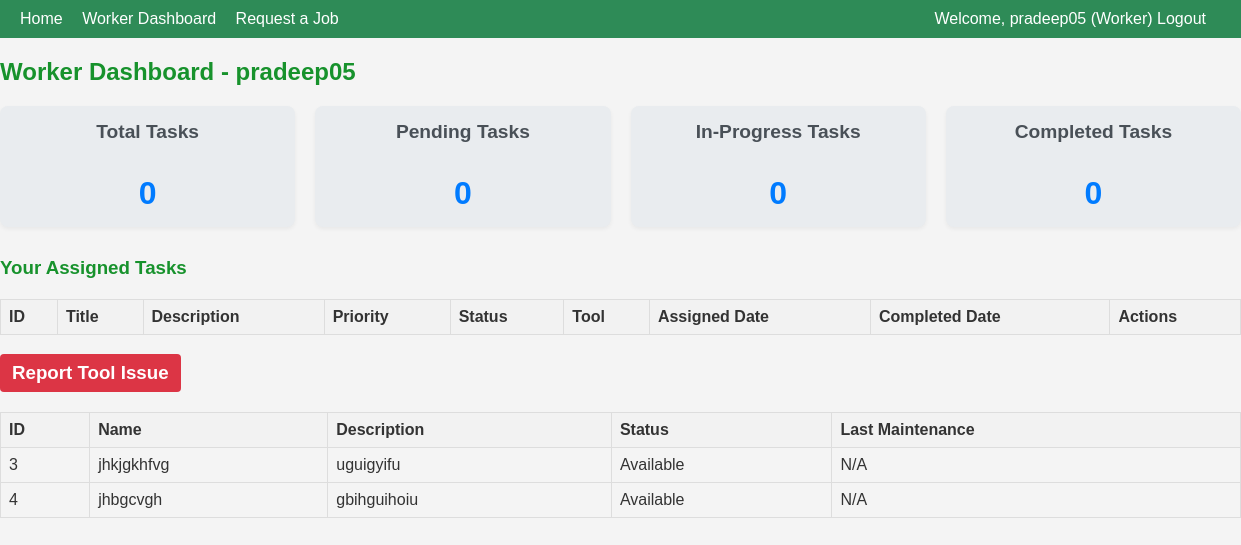
/worker/dashboard (signed in), run on an earlier commit of the app's database.
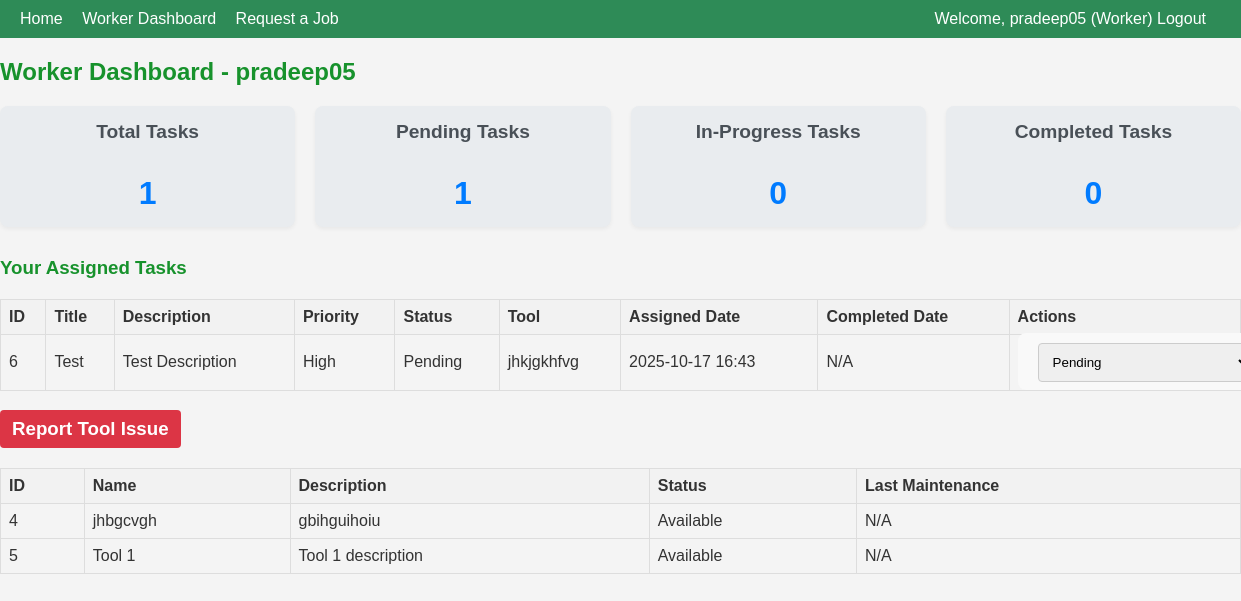
And on a later commit of the database.
### models.py (models this page shows, shortened)
class Tool(db.Model):
    id = db.Column(db.Integer, primary_key=True)
    name = db.Column(db.String(100), nullable=False)
    description = db.Column(db.Text, nullable=True)
    status = db.Column(db.String(20), nullable=False, default='Available') # Available, In-Use, Maintenance
    last_maintenance = db.Column(db.DateTime, nullable=True)
    tasks = db.relationship('Task', backref='tool', lazy=True)
    issues = db.relationship('ToolIssue', backref='tool_affected', lazy=True)
    job_requests = db.relationship('JobRequest', backref='tool', lazy=True)

class Task(db.Model):
    id = db.Column(db.Integer, primary_key=True)
    title = db.Column(db.String(100), nullable=False)
    description = db.Column(db.Text, nullable=True)
    priority = db.Column(db.String(20), nullable=False, default='Medium') # Low, Medium, High
    status = db.Column(db.String(20), nullable=False, default='Pending') # Pending, In-Progress, Completed
    assigned_date = db.Column(db.DateTime, nullable=False, default=datetime.utcnow)
    completed_date = db.Column(db.DateTime, nullable=True)
    worker_id = db.Column(db.Integer, db.ForeignKey('user.id'), nullable=False)
    tool_id = db.Column(db.Integer, db.ForeignKey('tool.id'), nullable=True) # Task might not require a specific tool

### app.py (the view)
@app.route('/worker/dashboard')
@worker_required
def worker_dashboard():
    assigned_tasks = Task.query.filter_by(worker_id=current_user.id).order_by(Task.assigned_date.desc()).all()
    available_tools = Tool.query.filter_by(status='Available').all()
    your_job_requests = JobRequest.query.filter_by(worker_id=current_user.id).order_by(JobRequest.requested_date.desc()).all() # Worker's own job requests
    total_tasks = len(assigned_tasks)
    pending_tasks = len([task for task in assigned_tasks if task.status == 'Pending'])
    in_progress_tasks = len([task for task in assigned_tasks if task.status == 'In-Progress'])
    completed_tasks = len([task for task in assigned_tasks if task.status == 'Completed'])
    task_forms = {}
    for task in assigned_tasks:
        form = UpdateTaskStatusForm(obj=task)
        task_forms[task.id] = form
    return render_template('worker/dashboard.html',
                           assigned_tasks=assigned_tasks,
                           available_tools=available_tools,
                           your_job_requests=your_job_requests, # Pass worker's own job requests
                           total_tasks=total_tasks,
                           pending_tasks=pending_tasks,
                           in_progress_tasks=in_progress_tasks,
                           completed_tasks=completed_tasks,
                           task_forms=task_forms)

### forms.py
class UpdateTaskStatusForm(FlaskForm):
    status = SelectField('Status', choices=[('Pending', 'Pending'), ('In-Progress', 'In-Progress'), ('Completed', 'Completed')], validators=[DataRequired()])
    submit = SubmitField('Update Status')

### app.py (called while the page is built)
@login_manager.user_loader
def load_user(user_id):
    return User.query.get(int(user_id))

### templates/worker/dashboard.html (shortened to what this page needs)
{% extends "base.html" %}
{% block content %}
    <h2>Worker Dashboard - {{ current_user.username }}</h2>
    <div class="dashboard-stats">
        <div class="stat-card">
            <h3>Total Tasks</h3>
            <p>{{ total_tasks }}</p>
        </div>
        <div class="stat-card">
            <h3>Pending Tasks</h3>
            <p>{{ pending_tasks }}</p>
        </div>
        <div class="stat-card">
            <h3>In-Progress Tasks</h3>
            <p>{{ in_progress_tasks }}</p>
        </div>
        <div class="stat-card">
            <h3>Completed Tasks</h3>
            <p>{{ completed_tasks }}</p>
        </div>
    </div>
    <h3>Your Assigned Tasks</h3>
    <table>
        <thead>
            <tr>
                <th>ID</th>
                <th>Title</th>
                <th>Description</th>
                <th>Priority</th>
                <th>Status</th>
                <th>Tool</th>
                <th>Assigned Date</th>
                <th>Completed Date</th>
                <th>Actions</th>
            </tr>
        </thead>
        <tbody>
            {% for task in assigned_tasks %}
            <tr>
                <td>{{ task.id }}</td>
                <td>{{ task.title }}</td>
                <td>{{ task.description }}</td>
                <td>{{ task.priority }}</td>
                <td>{{ task.status }}</td>
                <td>{{ task.tool.name if task.tool else 'N/A' }}</td>
                <td>{{ task.assigned_date.strftime('%Y-%m-%d %H:%M') }}</td>
                <td>{{ task.completed_date.strftime('%Y-%m-%d %H:%M') if task.completed_date else 'N/A' }}</td>
                <td>
                    {% set form = task_forms[task.id] %}
                    <form action="{{ url_for('update_task', task_id=task.id) }}" method="POST" style="display:inline;">
                        {{ form.status(onchange="this.form.submit()") }}
                    </form>
                </td>
            </tr>
            {% endfor %}
        </tbody>
    </table>
    <h3><a href="{{ url_for('report_issue') }}" class="btn btn-danger">Report Tool Issue</a></h3>
    <table>
        <thead>
            <tr>
                <th>ID</th>
                <th>Name</th>
                <th>Description</th>
                <th>Status</th>
                <th>Last Maintenance</th>
            </tr>
        </thead>
        <tbody>
            {% for tool in available_tools %}
            <tr>
                <td>{{ tool.id }}</td>
                <td>{{ tool.name }}</td>
                <td>{{ tool.description }}</td>
                <td>{{ tool.status }}</td>
                <td>{{ tool.last_maintenance.strftime('%Y-%m-%d') if tool.last_maintenance else 'N/A' }}</td>
            </tr>
            {% endfor %}
        </tbody>
    </table>
{% endblock %}

What changed in the data, as far as the page shows it:
no longer on this page (row edited): Tool: id "3", name "jhkjgkhfvg", description "uguigyifu", status "Available", last_maintenance "N/A"
added Task: id "6", title "Test", description "Test Description", priority "High", status "Pending", tool "jhkjgkhfvg", assigned_date "2025-10-17 16:43", completed_date "N/A"
added Tool: id "5", name "Tool 1", description "Tool 1 description", status "Available", last_maintenance "N/A"
Also different on the page:
{{ total_tasks }}: "0" → "1"
{{ pending_tasks }}: "0" → "1"
